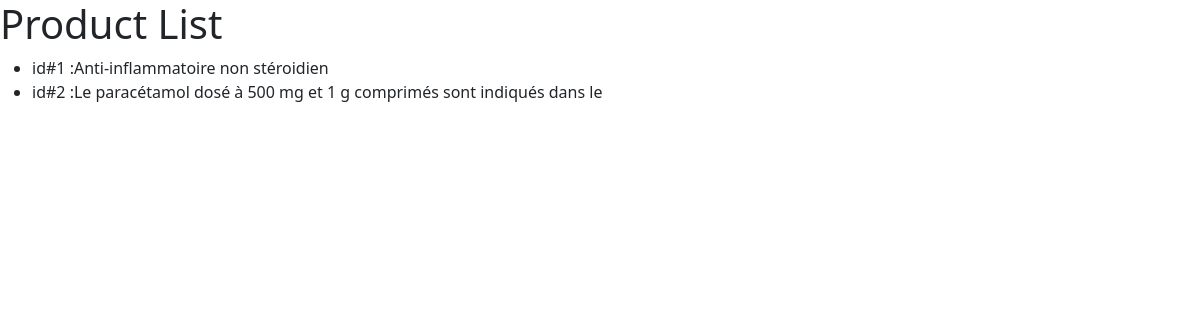
The page /inventory/product/list/ on the database as committed earlier.
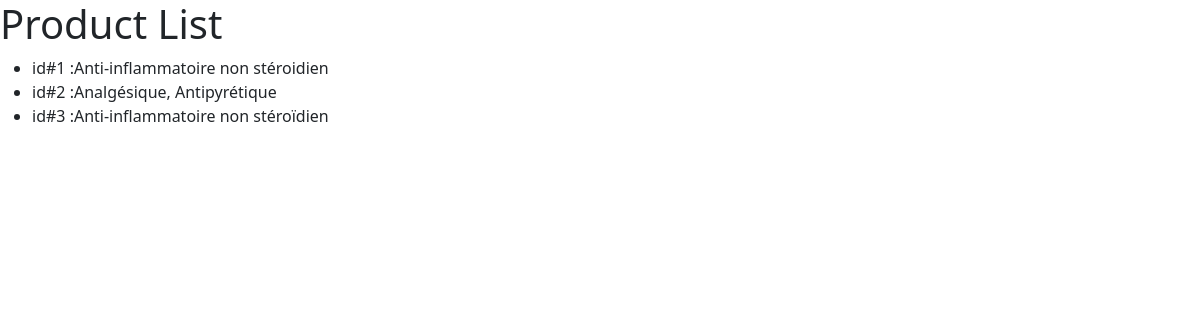
The same page on the database as committed later.
### inventory/models.py (models this page shows, shortened)
class Product(models.Model):
    id = models.BigIntegerField(primary_key=True)
    product = models.CharField(max_length=255, unique=True)
    description = models.CharField(max_length=250)
    selling_price = models.DecimalField(
        max_digits=10,
        decimal_places=2,
        validators=[MinValueValidator(0.01)]
    )
    created_at = models.DateTimeField(auto_now_add=True)
    @property
    def get_selling_price(self):
        return self.selling_price

### inventory/views.py (the view)
# urls.py: path("product/list/", views.ProductListView.as_view(), name="product_list"),
class ProductListView(ListView):
    model = Product
    template_name = 'inventory/product_list.html'
    context_object_name = 'products'

### inventory/templates/inventory/product_list.html (shortened to what this page needs)
{% extends 'inventory/base.html' %}
{% block content %}
<h1>Product List</h1>
<ul>
    {% for product in products %}
        <li>id#{{ product.id }} {{ product.product }}:{{ product.description }}</li>
    {% endfor %}
</ul>
{% endblock %}

### inventory/templates/inventory/base.html (shortened to what this page needs)
<!DOCTYPE html>
<html lang="en">
<head>
    <link href="https://cdn.jsdelivr.net/npm/bootstrap@5.1.3/dist/css/bootstrap.min.css" rel="stylesheet">
</head>
<body>
    <main>
        {% block content %}
        {% endblock %}
    </main>
</body>
</html>

Rows that differ between the two databases and show on the page:
changed Product id 2: description "Le paracétamol dosé à 500 mg et 1 g comprimés sont indiqués dans le" → "Analgésique, Antipyrétique"
added Product: id "3", description "Anti-inflammatoire non stéroïdien"
